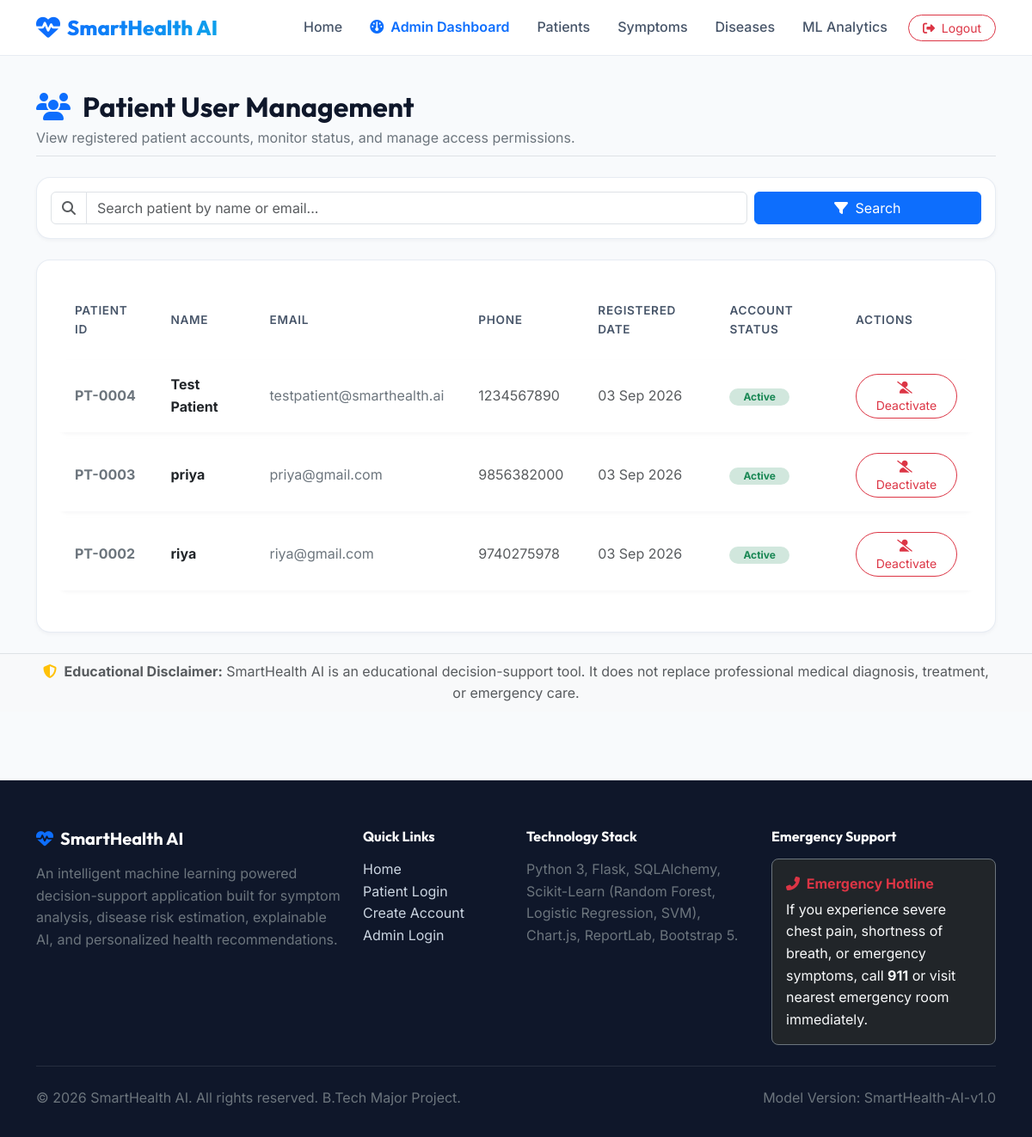
The app's page /admin/users (signed in), older data.
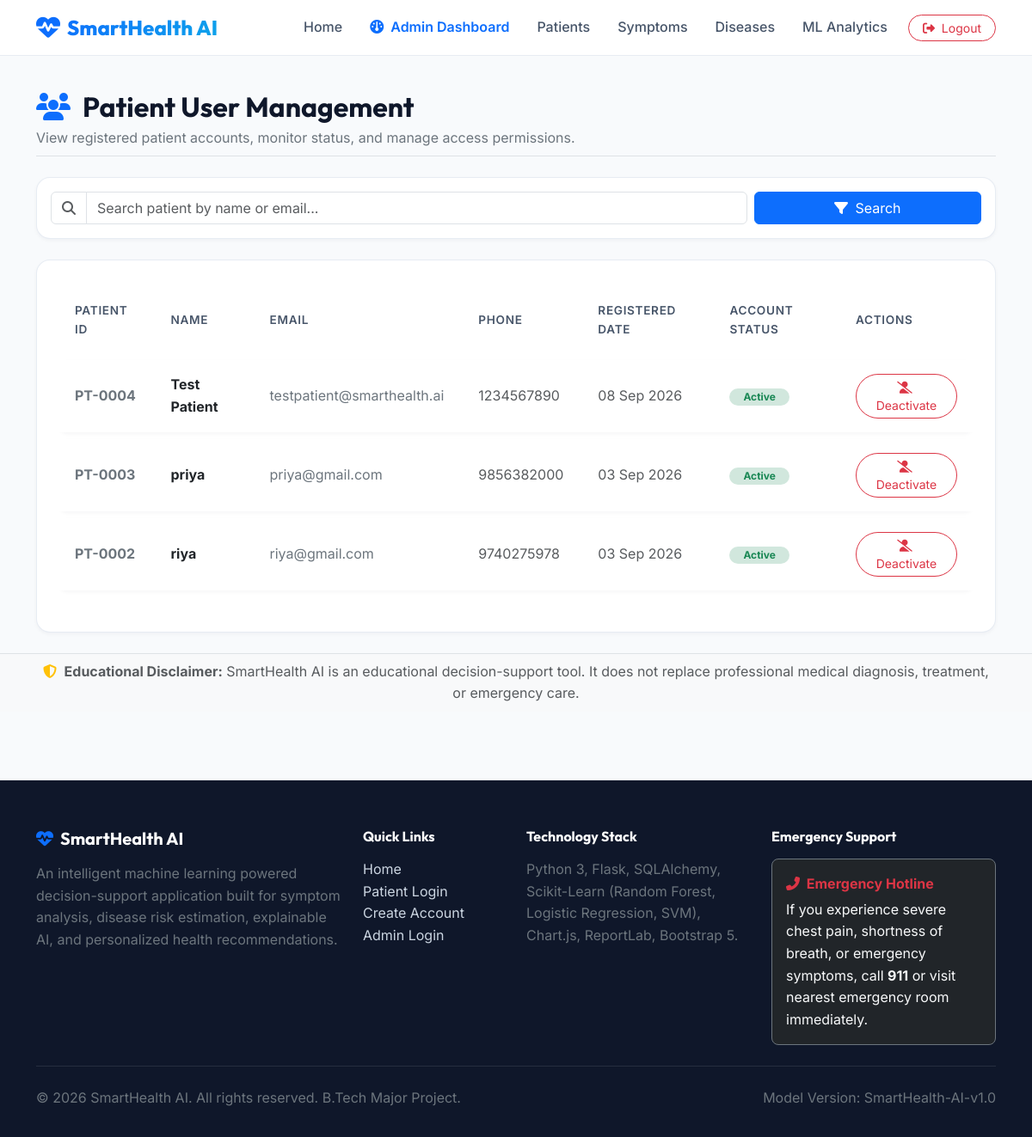
The same page, newer data.
### app/models/user.py (models this page shows, shortened)
class User(UserMixin, db.Model):
    __tablename__ = 'users'
    id = db.Column(db.Integer, primary_key=True)
    name = db.Column(db.String(100), nullable=False)
    email = db.Column(db.String(120), unique=True, nullable=False, index=True)
    password_hash = db.Column(db.String(255), nullable=False)
    phone = db.Column(db.String(20), nullable=True)
    date_of_birth = db.Column(db.String(20), nullable=True)
    gender = db.Column(db.String(20), nullable=True)
    role = db.Column(db.String(20), nullable=False, default='patient') # 'patient' or 'admin'
    created_at = db.Column(db.DateTime, default=datetime.utcnow)
    is_active = db.Column(db.Boolean, default=True)
    profile = db.relationship('PatientProfile', backref='user', uselist=False, cascade='all, delete-orphan')
    predictions = db.relationship('Prediction', backref='user', lazy='dynamic', cascade='all, delete-orphan')
    def is_admin(self):
        return self.role == 'admin'

### app/routes/admin.py (the view)
@admin_bp.route('/users')
@login_required
@admin_required
def users():
    search = request.args.get('search', '').strip()
    query = User.query.filter_by(role='patient')
    if search:
        query = query.filter((User.name.ilike(f"%{search}%")) | (User.email.ilike(f"%{search}%")))
    patients = query.order_by(User.created_at.desc()).all()
    return render_template('admin/users.html', patients=patients, search=search)

### app/utils/helpers.py (called while the page is built)
def admin_required(f):
    @wraps(f)
    def decorated_function(*args, **kwargs):
        if not current_user.is_authenticated or not current_user.is_admin():
            flash('Access denied. Administrator privileges are required to access this resource.', 'danger')
            return redirect(url_for('auth.admin_login'))
        return f(*args, **kwargs)
    return decorated_function

### templates/admin/users.html (shortened to what this page needs)
{% extends "base.html" %}
{% block content %}
<div class="container py-4">
    <div class="d-flex flex-column flex-md-row justify-content-between align-items-md-center mb-4 pb-2 border-bottom">
        <div>
            <h2 class="fw-bold mb-1"><i class="fa-solid fa-users text-primary me-2"></i> Patient User Management</h2>
            <p class="text-secondary mb-0 fs-7">View registered patient accounts, monitor status, and manage access permissions.</p>
        </div>
    </div>
    <div class="card-modern p-3 mb-4">
        <form method="GET" action="{{ url_for('admin.users') }}" class="row g-2">
            <div class="col-md-9">
                <div class="input-group">
                    <span class="input-group-text bg-white"><i class="fa-solid fa-magnifying-glass text-muted"></i></span>
                    <input type="text" name="search" class="form-control" placeholder="Search patient by name or email..." value="{{ search }}">
                </div>
            </div>
            <div class="col-md-3 d-flex gap-2">
                <button type="submit" class="btn btn-primary w-100"><i class="fa-solid fa-filter me-1"></i> Search</button>
            </div>
        </form>
    </div>
    <div class="card-modern p-4">
        <div class="table-responsive">
            <table class="table table-custom align-middle">
                <thead>
                    <tr>
                        <th>Patient ID</th>
                        <th>Name</th>
                        <th>Email</th>
                        <th>Phone</th>
                        <th>Registered Date</th>
                        <th>Account Status</th>
                        <th>Actions</th>
                    </tr>
                </thead>
                <tbody>
                    {% for patient in patients %}
                        <tr>
                            <td class="fw-bold text-secondary">PT-{{ "%04d"|format(patient.id) }}</td>
                            <td class="fw-bold text-dark">{{ patient.name }}</td>
                            <td class="fs-7 text-secondary">{{ patient.email }}</td>
                            <td class="fs-7 text-muted">{{ patient.phone or 'N/A' }}</td>
                            <td class="fs-7 text-muted">{{ patient.created_at.strftime('%d %b %Y') }}</td>
                            <td>
                                {% if patient.is_active %}
                                    <span class="badge bg-success-subtle text-success rounded-pill px-3 py-1">Active</span>
                                {% else %}
                                    <span class="badge bg-danger-subtle text-danger rounded-pill px-3 py-1">Deactivated</span>
                                {% endif %}
                            </td>
                            <td>
                                <form method="POST" action="{{ url_for('admin.toggle_user_status', user_id=patient.id) }}">
                                    {% if patient.is_active %}
                                        <button type="submit" class="btn btn-sm btn-outline-danger rounded-pill px-3">
                                            <i class="fa-solid fa-user-slash me-1"></i> Deactivate
                                        </button>
                                    {% else %}
                                        <button type="submit" class="btn btn-sm btn-outline-success rounded-pill px-3">
                                            <i class="fa-solid fa-user-check me-1"></i> Enable
                                        </button>
                                    {% endif %}
                                </form>
                            </td>
                        </tr>
                    {% else %}
                        <tr>
                            <td colspan="7" class="text-center py-4 text-muted">No patient records found matching query.</td>
                        </tr>
                    {% endfor %}
                </tbody>
            </table>
        </div>
    </div>
</div>
{% endblock %}

Row changes from the older to the newer data that the page shows:
changed User "Test Patient": created_at "03 Sep 2026" → "08 Sep 2026"
